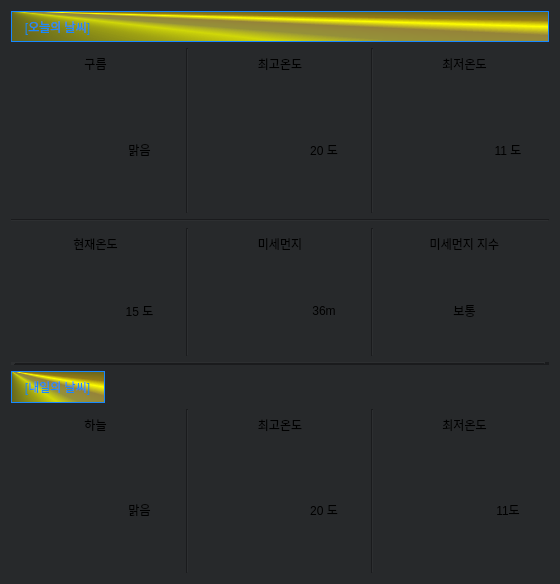
<?xml version="1.0" encoding="UTF-8"?>
<ui version="4.0">
 <class>Form</class>
 <widget class="QWidget" name="Form">
  <property name="geometry">
   <rect>
    <x>0</x>
    <y>0</y>
    <width>560</width>
    <height>584</height>
   </rect>
  </property>
  <property name="windowTitle">
   <string>Form</string>
  </property>
  <property name="styleSheet">
   <string notr="true">background-color: rgb(39, 41, 43);
</string>
  </property>
  <layout class="QHBoxLayout" name="horizontalLayout_2">
   <item>
    <layout class="QGridLayout" name="gridLayout">
     <item row="5" column="4">
      <widget class="QLabel" name="label_23">
       <property name="font">
        <font>
         <family>Agency FB</family>
         <pointsize>50</pointsize>
        </font>
       </property>
       <property name="styleSheet">
        <string notr="true">image: url(dust.png);</string>
       </property>
       <property name="text">
        <string/>
       </property>
      </widget>
     </item>
     <item row="9" column="5">
      <widget class="QLabel" name="tmax_tomorrow">
       <property name="styleSheet">
        <string notr="true">font: 14pt &quot;HY헤드라인M&quot;;</string>
       </property>
       <property name="text">
        <string>20 도</string>
       </property>
       <property name="alignment">
        <set>Qt::AlignCenter</set>
       </property>
      </widget>
     </item>
     <item row="3" column="1" colspan="8">
      <widget class="Line" name="line_6">
       <property name="orientation">
        <enum>Qt::Horizontal</enum>
       </property>
      </widget>
     </item>
     <item row="2" column="4">
      <widget class="QLabel" name="label_19">
       <property name="styleSheet">
        <string notr="true">image: url(high.png);</string>
       </property>
       <property name="text">
        <string/>
       </property>
      </widget>
     </item>
     <item row="4" column="4" colspan="2">
      <widget class="QLabel" name="label_18">
       <property name="styleSheet">
        <string notr="true">font: 10pt &quot;HY헤드라인M&quot;;</string>
       </property>
       <property name="text">
        <string>미세먼지</string>
       </property>
       <property name="alignment">
        <set>Qt::AlignCenter</set>
       </property>
      </widget>
     </item>
     <item row="1" column="4" colspan="2">
      <widget class="QLabel" name="label_4">
       <property name="styleSheet">
        <string notr="true">font: 10pt &quot;HY헤드라인M&quot;;</string>
       </property>
       <property name="text">
        <string>최고온도</string>
       </property>
       <property name="alignment">
        <set>Qt::AlignCenter</set>
       </property>
      </widget>
     </item>
     <item row="9" column="4">
      <widget class="QLabel" name="asdasdad">
       <property name="styleSheet">
        <string notr="true">image: url(high.png);</string>
       </property>
       <property name="text">
        <string/>
       </property>
      </widget>
     </item>
     <item row="8" column="4" colspan="2">
      <widget class="QLabel" name="label_13">
       <property name="styleSheet">
        <string notr="true">font: 10pt &quot;HY헤드라인M&quot;;</string>
       </property>
       <property name="text">
        <string>최고온도</string>
       </property>
       <property name="alignment">
        <set>Qt::AlignCenter</set>
       </property>
      </widget>
     </item>
     <item row="2" column="5">
      <widget class="QLabel" name="tmax_today">
       <property name="styleSheet">
        <string notr="true">font: 14pt &quot;HY헤드라인M&quot;;</string>
       </property>
       <property name="text">
        <string>20 도</string>
       </property>
       <property name="alignment">
        <set>Qt::AlignCenter</set>
       </property>
      </widget>
     </item>
     <item row="5" column="5">
      <widget class="QLabel" name="dust">
       <property name="styleSheet">
        <string notr="true">font: 14pt &quot;HY헤드라인M&quot;;</string>
       </property>
       <property name="text">
        <string>36m</string>
       </property>
       <property name="alignment">
        <set>Qt::AlignCenter</set>
       </property>
      </widget>
     </item>
     <item row="8" column="6" rowspan="2">
      <widget class="Line" name="line_5">
       <property name="orientation">
        <enum>Qt::Vertical</enum>
       </property>
      </widget>
     </item>
     <item row="9" column="8">
      <widget class="QLabel" name="tmin_tomorrow">
       <property name="styleSheet">
        <string notr="true">font: 14pt &quot;HY헤드라인M&quot;;</string>
       </property>
       <property name="text">
        <string>11도</string>
       </property>
       <property name="alignment">
        <set>Qt::AlignCenter</set>
       </property>
      </widget>
     </item>
     <item row="2" column="2">
      <widget class="QLabel" name="label_5">
       <property name="styleSheet">
        <string notr="true">font: 14pt &quot;HY헤드라인M&quot;;</string>
       </property>
       <property name="text">
        <string>맑음</string>
       </property>
       <property name="alignment">
        <set>Qt::AlignCenter</set>
       </property>
      </widget>
     </item>
     <item row="8" column="1" colspan="2">
      <widget class="QLabel" name="label_12">
       <property name="styleSheet">
        <string notr="true">font: 10pt &quot;HY헤드라인M&quot;;</string>
       </property>
       <property name="text">
        <string>하늘</string>
       </property>
       <property name="alignment">
        <set>Qt::AlignCenter</set>
       </property>
      </widget>
     </item>
     <item row="8" column="7" colspan="2">
      <widget class="QLabel" name="label_14">
       <property name="styleSheet">
        <string notr="true">font: 10pt &quot;HY헤드라인M&quot;;</string>
       </property>
       <property name="text">
        <string>최저온도</string>
       </property>
       <property name="alignment">
        <set>Qt::AlignCenter</set>
       </property>
      </widget>
     </item>
     <item row="1" column="1" colspan="2">
      <widget class="QLabel" name="label_2">
       <property name="styleSheet">
        <string notr="true">font: 10pt &quot;HY헤드라인M&quot;;</string>
       </property>
       <property name="text">
        <string>구름</string>
       </property>
       <property name="alignment">
        <set>Qt::AlignCenter</set>
       </property>
      </widget>
     </item>
     <item row="5" column="2">
      <widget class="QLabel" name="label_6">
       <property name="styleSheet">
        <string notr="true">font: 14pt &quot;HY헤드라인M&quot;;</string>
       </property>
       <property name="text">
        <string>15 도</string>
       </property>
       <property name="alignment">
        <set>Qt::AlignCenter</set>
       </property>
      </widget>
     </item>
     <item row="9" column="2">
      <widget class="QLabel" name="label_15">
       <property name="styleSheet">
        <string notr="true">font: 14pt &quot;HY헤드라인M&quot;;</string>
       </property>
       <property name="text">
        <string>맑음</string>
       </property>
       <property name="alignment">
        <set>Qt::AlignCenter</set>
       </property>
      </widget>
     </item>
     <item row="4" column="1" colspan="2">
      <widget class="QLabel" name="label_10">
       <property name="styleSheet">
        <string notr="true">font: 10pt &quot;HY헤드라인M&quot;;</string>
       </property>
       <property name="text">
        <string>현재온도</string>
       </property>
       <property name="alignment">
        <set>Qt::AlignCenter</set>
       </property>
      </widget>
     </item>
     <item row="2" column="7">
      <widget class="QLabel" name="asdads">
       <property name="styleSheet">
        <string notr="true">image: url(low.png);</string>
       </property>
       <property name="text">
        <string/>
       </property>
      </widget>
     </item>
     <item row="7" column="1" colspan="8" alignment="Qt::AlignLeft">
      <widget class="QLabel" name="label_11">
       <property name="styleSheet">
        <string notr="true">font: 11pt &quot;HY헤드라인M&quot;;
color : rgb(24, 136, 255);
border : 1px solid rgb(24, 136, 255);
background-color: qconicalgradient(cx:0, cy:0, angle:135, stop:0 rgba(255, 255, 0, 69), stop:0.375 rgba(255, 255, 0, 69), stop:0.423533 rgba(251, 255, 0, 145), stop:0.45 rgba(247, 255, 0, 208), stop:0.477581 rgba(255, 244, 71, 130), stop:0.518717 rgba(255, 218, 71, 130), stop:0.55 rgba(255, 255, 0, 255), stop:0.57754 rgba(255, 203, 0, 130), stop:0.625 rgba(255, 255, 0, 69), stop:1 rgba(255, 255, 0, 69));</string>
       </property>
       <property name="text">
        <string>   [내일의 날씨]   </string>
       </property>
      </widget>
     </item>
     <item row="2" column="1">
      <widget class="QLabel" name="sky_today">
       <property name="font">
        <font>
         <family>Agency FB</family>
         <pointsize>70</pointsize>
        </font>
       </property>
       <property name="text">
        <string/>
       </property>
      </widget>
     </item>
     <item row="4" column="6" rowspan="2">
      <widget class="Line" name="line_8">
       <property name="orientation">
        <enum>Qt::Vertical</enum>
       </property>
      </widget>
     </item>
     <item row="9" column="7">
      <widget class="QLabel" name="label_22">
       <property name="styleSheet">
        <string notr="true">image: url(low.png);</string>
       </property>
       <property name="text">
        <string/>
       </property>
      </widget>
     </item>
     <item row="2" column="8">
      <widget class="QLabel" name="label_7">
       <property name="styleSheet">
        <string notr="true">font: 14pt &quot;HY헤드라인M&quot;;</string>
       </property>
       <property name="text">
        <string>11 도</string>
       </property>
       <property name="alignment">
        <set>Qt::AlignCenter</set>
       </property>
      </widget>
     </item>
     <item row="9" column="1">
      <widget class="QLabel" name="sky_tomorrow">
       <property name="font">
        <font>
         <family>Agency FB</family>
         <pointsize>70</pointsize>
        </font>
       </property>
       <property name="text">
        <string/>
       </property>
      </widget>
     </item>
     <item row="1" column="6" rowspan="2">
      <widget class="Line" name="line_3">
       <property name="orientation">
        <enum>Qt::Vertical</enum>
       </property>
      </widget>
     </item>
     <item row="1" column="7" colspan="2">
      <widget class="QLabel" name="label_3">
       <property name="styleSheet">
        <string notr="true">font: 10pt &quot;HY헤드라인M&quot;;</string>
       </property>
       <property name="text">
        <string>최저온도</string>
       </property>
       <property name="alignment">
        <set>Qt::AlignCenter</set>
       </property>
      </widget>
     </item>
     <item row="8" column="3" rowspan="2">
      <widget class="Line" name="line_4">
       <property name="orientation">
        <enum>Qt::Vertical</enum>
       </property>
      </widget>
     </item>
     <item row="4" column="3" rowspan="2">
      <widget class="Line" name="line_7">
       <property name="orientation">
        <enum>Qt::Vertical</enum>
       </property>
      </widget>
     </item>
     <item row="5" column="1">
      <widget class="QLabel" name="label_9">
       <property name="styleSheet">
        <string notr="true">image: url(high.png);</string>
       </property>
       <property name="text">
        <string/>
       </property>
       <property name="alignment">
        <set>Qt::AlignCenter</set>
       </property>
      </widget>
     </item>
     <item row="1" column="3" rowspan="2">
      <widget class="Line" name="line_2">
       <property name="orientation">
        <enum>Qt::Vertical</enum>
       </property>
      </widget>
     </item>
     <item row="6" column="1" colspan="8">
      <widget class="Line" name="line">
       <property name="frameShadow">
        <enum>QFrame::Raised</enum>
       </property>
       <property name="lineWidth">
        <number>5</number>
       </property>
       <property name="orientation">
        <enum>Qt::Horizontal</enum>
       </property>
      </widget>
     </item>
     <item row="5" column="7" colspan="2">
      <widget class="QLabel" name="dust_str">
       <property name="styleSheet">
        <string notr="true">font: 14pt &quot;HY헤드라인M&quot;;</string>
       </property>
       <property name="text">
        <string>보통</string>
       </property>
       <property name="alignment">
        <set>Qt::AlignCenter</set>
       </property>
      </widget>
     </item>
     <item row="4" column="7" colspan="2">
      <widget class="QLabel" name="label_8">
       <property name="styleSheet">
        <string notr="true">font: 10pt &quot;HY헤드라인M&quot;;</string>
       </property>
       <property name="text">
        <string>미세먼지 지수</string>
       </property>
       <property name="alignment">
        <set>Qt::AlignCenter</set>
       </property>
      </widget>
     </item>
     <item row="0" column="1" colspan="8">
      <widget class="QLabel" name="label">
       <property name="styleSheet">
        <string notr="true">font: 11pt &quot;HY헤드라인M&quot;;
color : rgb(24, 136, 255);
border : 1px solid rgb(24, 136, 255);
background-color: qconicalgradient(cx:0, cy:0, angle:135, stop:0 rgba(255, 255, 0, 69), stop:0.375 rgba(255, 255, 0, 69), stop:0.423533 rgba(251, 255, 0, 145), stop:0.45 rgba(247, 255, 0, 208), stop:0.477581 rgba(255, 244, 71, 130), stop:0.518717 rgba(255, 218, 71, 130), stop:0.55 rgba(255, 255, 0, 255), stop:0.57754 rgba(255, 203, 0, 130), stop:0.625 rgba(255, 255, 0, 69), stop:1 rgba(255, 255, 0, 69));</string>
       </property>
       <property name="text">
        <string>   [오늘의 날씨]   </string>
       </property>
      </widget>
     </item>
    </layout>
   </item>
  </layout>
 </widget>
 <resources/>
 <connections/>
</ui>
